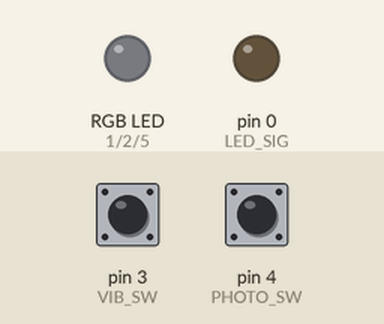
A sketch run on a simulated Arduino Uno, built with avr-gcc and run on an emulated ATmega328P. Shown: an RGB LED mixed from three pins (HIGH = lit), output pins drawn as LEDs (lit = HIGH). The inputs (shaded band) are chosen by the test bench; at power-on: pin 4 (PHOTO_SW) LOW, pin 3 (VIB_SW) LOW. Dim RGB values are drawn brighter than linear; random numbers use the default seed unless the sketch sets one.

Above: at 1.2 s.
1.3 s: pin 4 (PHOTO_SW) pulled HIGH for 0.15 s
At 1.48 s:
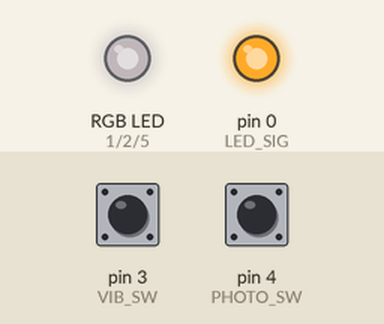
At 2.7 s:
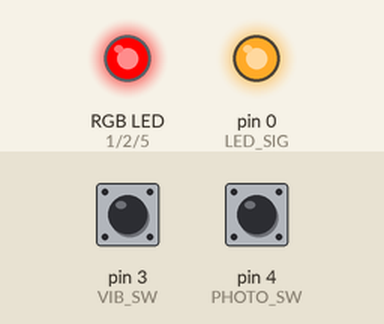
Timing chart, 0 to 4.3 s (numbered marks = the images above; inputs shaded):
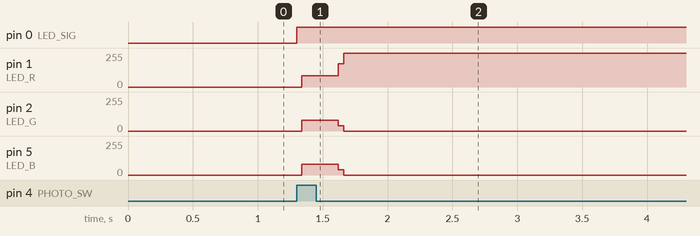

The sketch:

OhajikiSW.ino
```cpp
const int PHOTO_SW = 4;
const int VIB_SW = 3;
const int LED_SIG = 0;
const int LED_R = 1;
const int LED_G = 2;
const int LED_B = 5;
//const int LED1 = 1;//for debug 1
//const int LED2 = 2;//for debug 2
boolean mode = false;
#define vibLimit 15000  //衝撃検知待ち時間
#define chatterLimit 700 //衝撃検知一回の時間
#define chatterTimes 10 //チャタリング回数
int randRed = 0;
int randGreen = 0;
int randBlue = 0;

void setup()
{
  //入出力設定
  pinMode(PHOTO_SW,INPUT);
  pinMode(VIB_SW,INPUT);
  pinMode(LED_R,OUTPUT);
  pinMode(LED_G,OUTPUT);
  pinMode(LED_B,OUTPUT);
  digitalWrite(LED_R,LOW);
  digitalWrite(LED_G,LOW);
  digitalWrite(LED_B,LOW);
}

void loop()
{
  mode = false;
  //PHOTO_SW入力待ち
  while(1)
  {
    if(digitalRead(PHOTO_SW))
      break;
  }

  lighting(300, 255, 255, 255); //debug
  //衝撃検知
  boolean vibstate = false;
  int chattercount = 0;
  unsigned long vibtime;
  unsigned long chattertime;
  vibtime = millis(); //開始時間取得
  while(millis() - vibtime < vibLimit)
  {
    //チャタリングカウンタ
    if(vibstate != digitalRead(VIB_SW))
    {
      vibstate = !vibstate;
      chattercount++;
      if(chattercount == 1)
        chattertime = millis();
    }
    //チャタリング回数が一定以上になればモード変更して脱出
    if(chattercount >= chatterTimes)
    {
//      digitalWrite(LED1,LOW);
      mode = true;
      break;
    }
    //チャタリング回数に達しなければカウンタ初期化
    if(millis() - chattertime > chatterLimit)
      chattercount = 0;
  }

  //DEBUG
  if (mode == true)
  {
    //変色
    randRed = random(256);
    randGreen = random(256);
    randBlue = random(256);
    lighting(10000, randRed, randGreen, randBlue);
  }
  else
  {
    //戻る
  //	digitalWrite(LED1,LOW);//衝撃検知終了
  //	digitalWrite(LED2,LOW);
  	delay(1000);
  }
  //DEBUG

}

void lighting(int Length, int Red, int Green, int Blue)
{
  unsigned long colortimes;
  colortimes = millis();
  while(millis()-colortimes < Length)
    {
      digitalWrite(LED_R, HIGH);
      analogWrite(LED_SIG, Red);
      delayMicroseconds(100);
      digitalWrite(LED_R, LOW);
      digitalWrite(LED_G, HIGH);
      analogWrite(LED_SIG, Green);
      delayMicroseconds(100);
      digitalWrite(LED_G, LOW);
      digitalWrite(LED_B, HIGH);
      analogWrite(LED_SIG, Blue);
      delayMicroseconds(100);
      digitalWrite(LED_B, LOW);
      digitalWrite(LED_R, HIGH);
  }
}
```

Measured:
- after the input at 1.3 s, pin 0 (LED_SIG): LOW → HIGH at once; pin 1 (LED_R): 0/255 → 85/255 at once, → 255/255 0.28 s later; pin 2 (LED_G): 0/255 → 81/255 at once, → 0/255 0.28 s later; pin 5 (LED_B): 0/255 → 82/255 at once, → 0/255 0.28 s later
